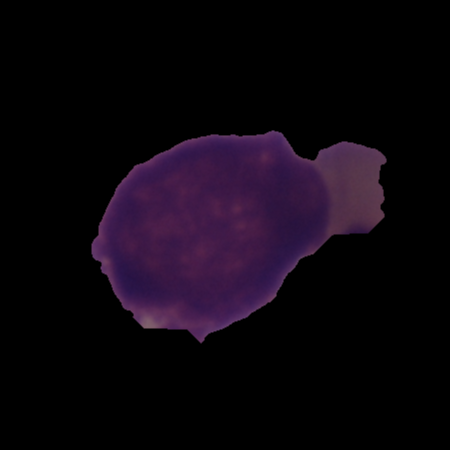
#> input picture Plot-DCTex/UID_3_4_2_all.bmp, 450 x 450 px
$ python dctExamples.py
#> lines starting #> are read from the running program, lines starting #| are printed output that depends on the picture
import numpy as np
import cv2
from matplotlib import pyplot as plt

def plotDCTex(grayImg):
    dctFeats = cv2.dct(np.array(grayImg, dtype=np.float32))
    #Thank's to https://stackoverflow.com/questions/50445847/how-to-zigzag-order-and-concatenate-the-value-every-line-using-python
    zigzagPattern = np.concatenate([np.diagonal(dctFeats[::-1,:], i)[::(2*(i % 2)-1)] for i in range(1-dctFeats.shape[0], dctFeats.shape[0])])
    cropZigzagPattern = zigzagPattern[0:1024]
#> cropZigzagPattern = 1024 values, max 4161.1 at index 0, min -4458.8 at index 3, mean -0.0735
    plt.figure(figsize=(15, 5))

    #************#

    plt.subplot(131)
    plt.imshow(src)
    plt.title('Imagem do Linfócito', fontname='Times New Roman', fontsize=18)

    #************#

    plt.subplot(132)
    spectrumPower = np.log10(abs(dctFeats))
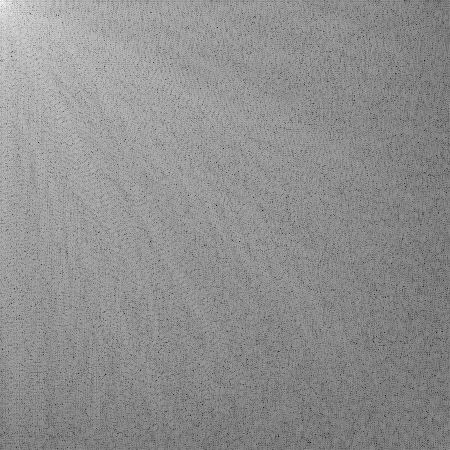
#> spectrumPower: shape (450, 450) float32; min -5.37, max 3.65, mean -0.297; drawn with min black and max white
    plt.imshow(spectrumPower, cmap='gray')
    plt.title('Transformada do Cosseno', fontname='Times New Roman', fontsize=18)

    #************#

    plt.subplot(133)
    zigzagEx = cv2.cvtColor(cv2.imread('zigzagScan.png'), cv2.COLOR_BGR2GRAY)
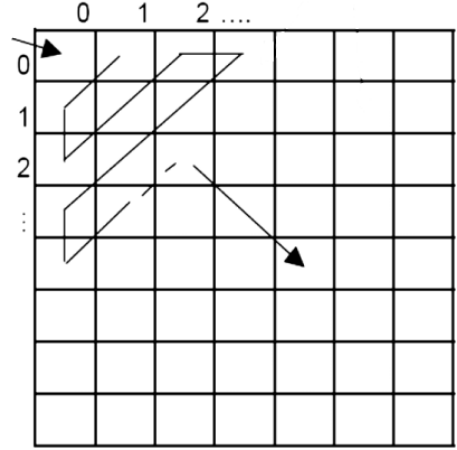
#> input picture Plot-DCTex/zigzagScan.png, 457 x 450 px
#> zigzagEx: shape (450, 457); min 0, max 255, mean 229.5
    plt.imshow(zigzagEx, cmap='gray')
    plt.title('ZigZag Scan', fontname='Times New Roman', fontsize=18)
    plt.axis('off')

    plt.tight_layout()
    plt.savefig('exDCTFeatsExtraction_0.png')
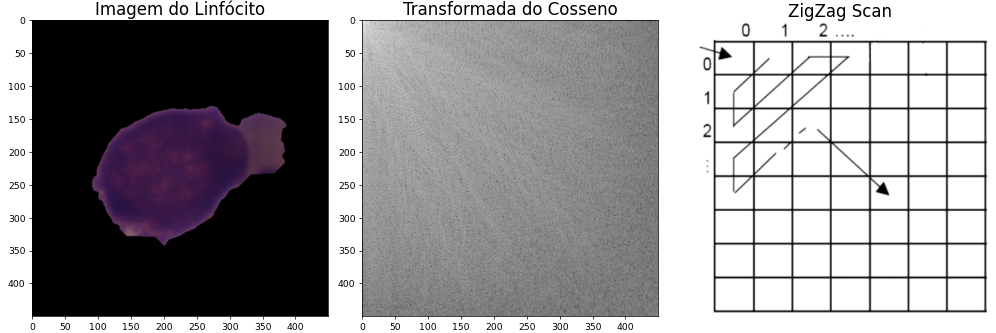
#> figure drawn by matplotlib, 3 panels
    plt.show()

    #************#

    plt.figure(figsize=(15, 5))

    with plt.style.context(('ggplot')):
        plt.subplot(121)
        plt.plot(zigzagPattern)
        plt.title(f'Coeficientes ordenados', fontname='Times New Roman', fontsize=18)

    #************#
    with plt.style.context(('ggplot')):
        plt.subplot(122)
        plt.plot(cropZigzagPattern)
        plt.title(f'Primeiros {len(cropZigzagPattern)} coeficientes', fontname='Times New Roman', fontsize=18)

    plt.tight_layout()
    plt.savefig('exDCTFeatsExtraction_1.png')
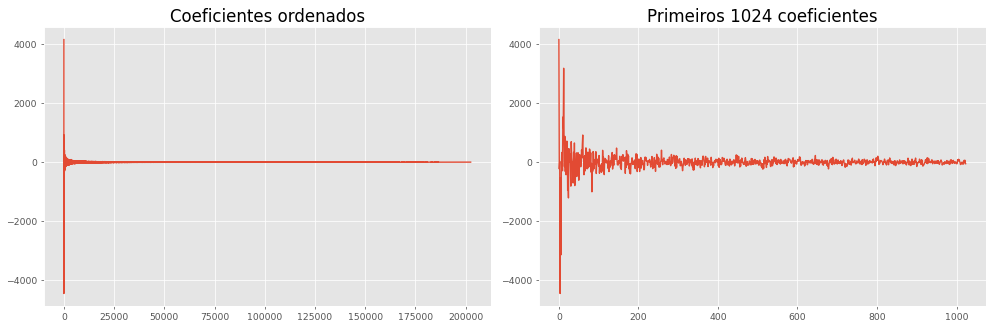
#> figure drawn by matplotlib, 2 panels; panel 1: curve peaks at x = 0, y = 4161.1; panel 2: curve peaks at x = 0, y = 4161.1
    plt.show()

    img0 = cv2.imread('exDCTFeatsExtraction_0.png')
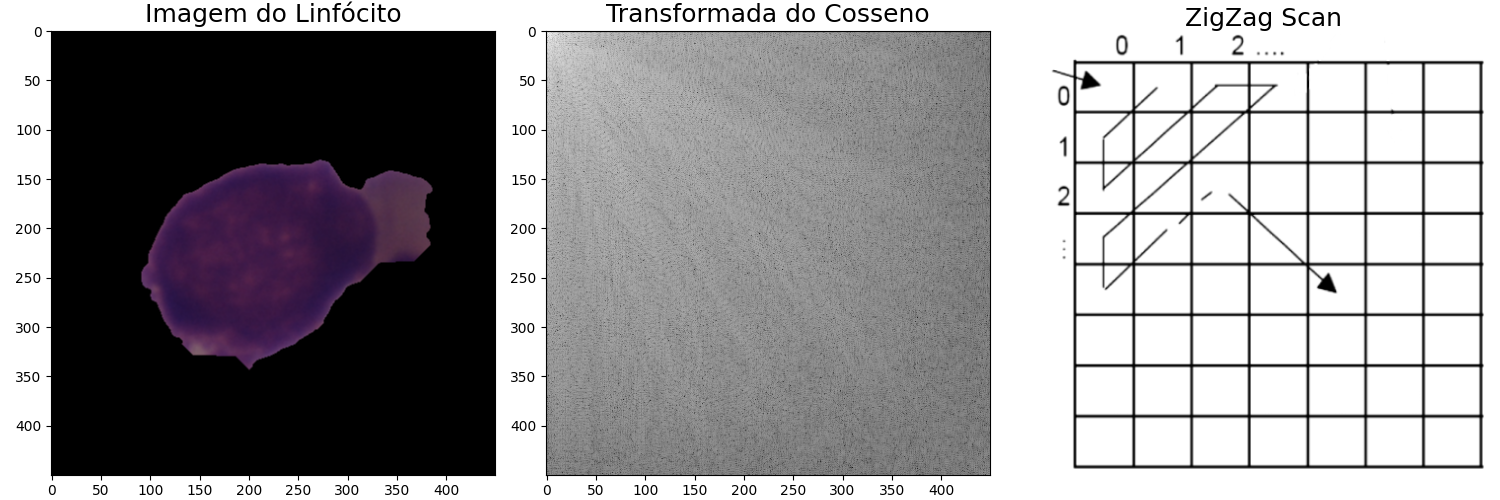
#> img0: shape (500, 1500, 3); mean B, G, R 152.8, 150.5, 152.4
    img1 = cv2.imread('exDCTFeatsExtraction_1.png')
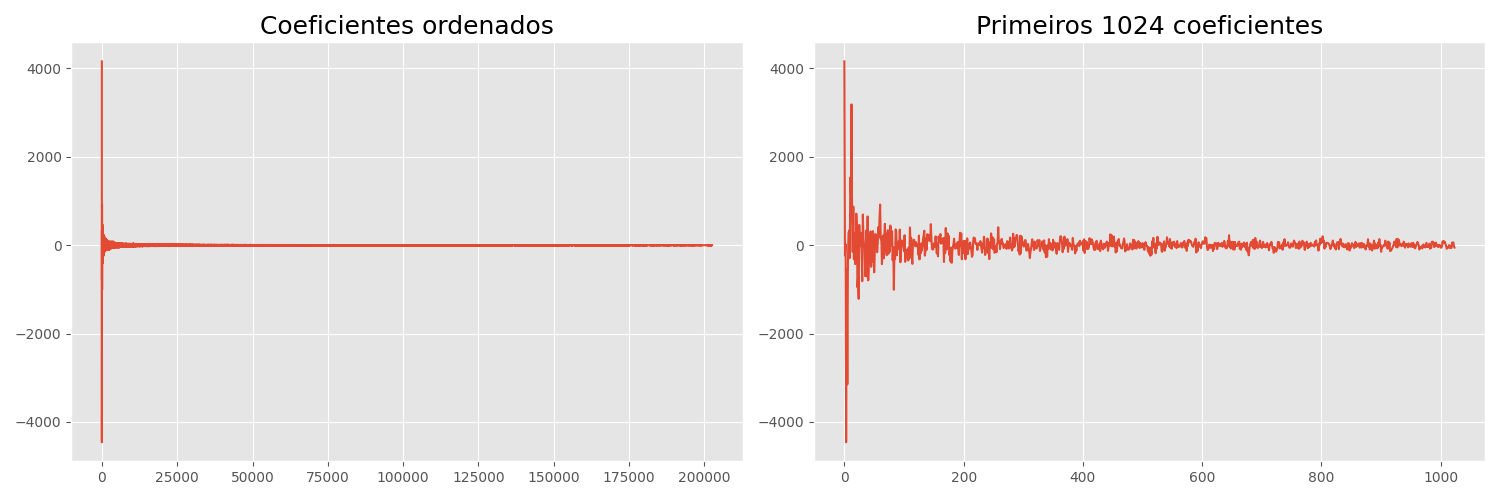
#> img1: shape (500, 1500, 3); mean B, G, R 231.4, 231.8, 234.2
    img = cv2.vconcat([img0, img1])
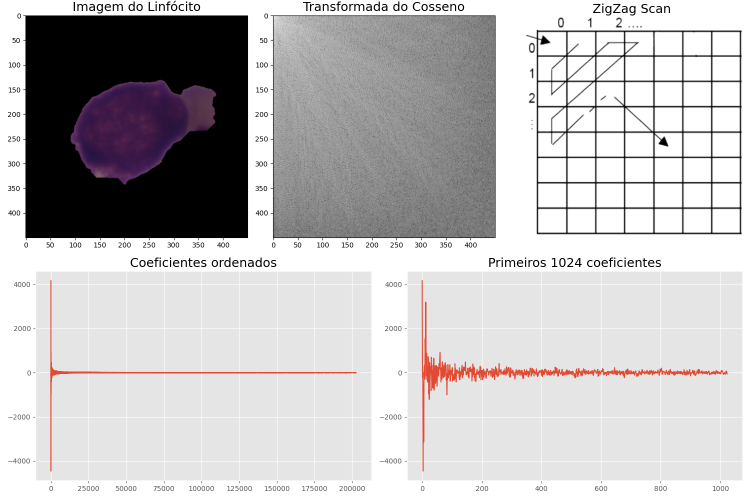
#> img: shape (1000, 1500, 3) (shown at 1/2 size); mean B, G, R 192.1, 191.1, 193.3
    cv2.imwrite('exDCTFeatsExtraction.png', img)


if __name__ == '__main__':
    #Fix Random Number Generation
    np.random.seed(12874)
    src = cv2.cvtColor(cv2.imread('UID_3_4_2_all.bmp'), cv2.COLOR_BGR2RGB)
    plotDCTex(cv2.cvtColor(src, cv2.COLOR_RGB2GRAY))
    print(f"\nEnd Script!\n{'#'*50}")
